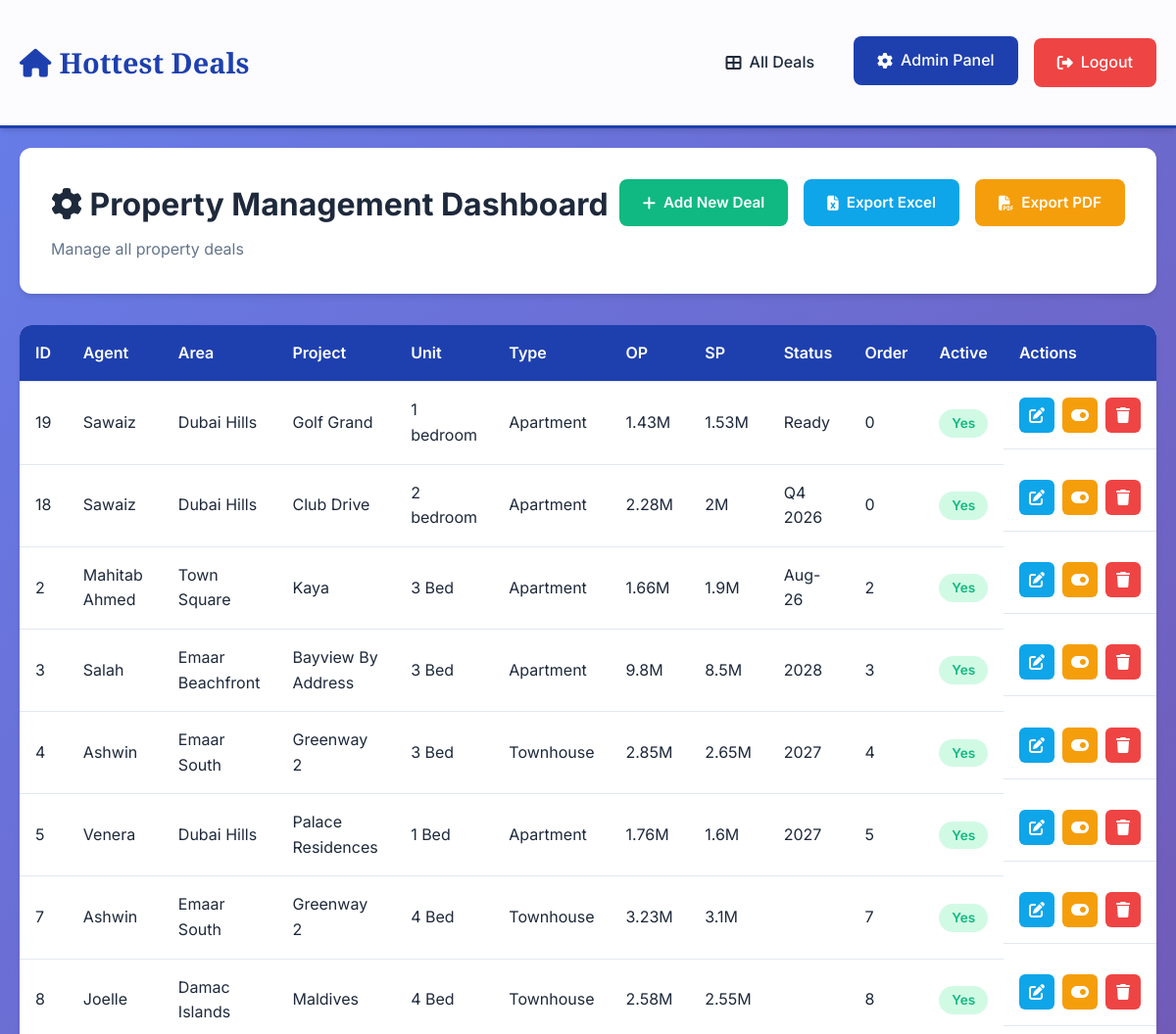
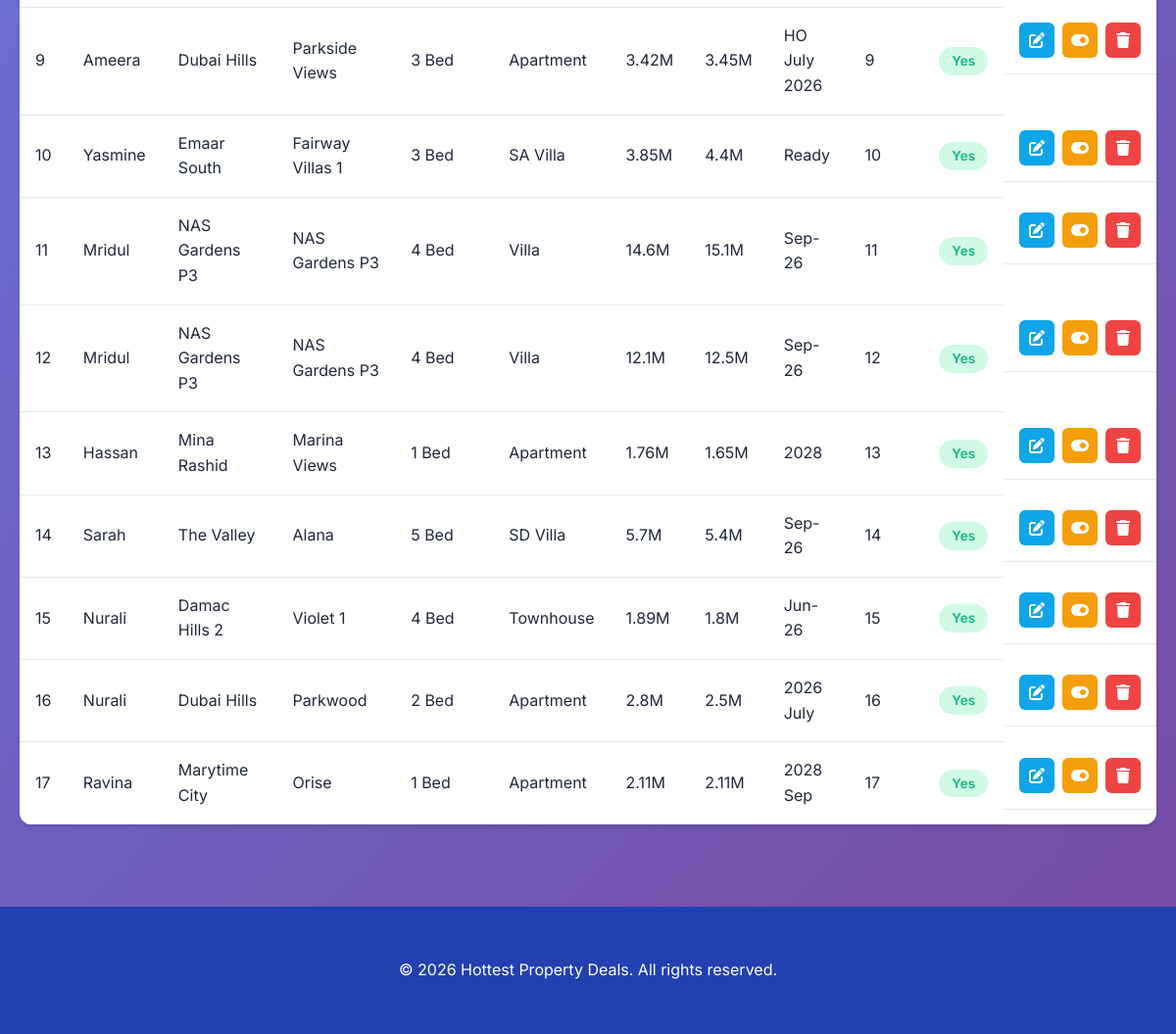
The page /admin/dashboard.php (signed in) on the database its author committed (2 pictures, top to bottom).
### tables this page shows
CREATE TABLE `hottest_deals` (
  `id` int(10) unsigned NOT NULL AUTO_INCREMENT,
  `agent_name` varchar(100) NOT NULL,
  `area` varchar(150) NOT NULL,
  `project_name` varchar(150) NOT NULL,
  `unit` varchar(50) DEFAULT NULL,
  `property_type` varchar(50) DEFAULT NULL,
  `op_text` varchar(30) DEFAULT NULL,
  `sp_text` varchar(30) DEFAULT NULL,
  `op_amount` decimal(15,2) DEFAULT NULL,
  `sp_amount` decimal(15,2) DEFAULT NULL,
  `payout` varchar(255) DEFAULT NULL,
  `status_text` varchar(100) DEFAULT NULL,
  `display_order` int(11) NOT NULL DEFAULT 0,
  `is_active` tinyint(1) NOT NULL DEFAULT 1,
  `created_at` timestamp NULL DEFAULT current_timestamp(),
  `updated_at` timestamp NULL DEFAULT current_timestamp() ON UPDATE current_timestamp(),
  PRIMARY KEY (`id`)
);

### admin/dashboard.php (the view, shortened to what this page needs)
<?php
$conn = getDbConnection();
$result = $conn->query("SELECT * FROM hottest_deals ORDER BY display_order ASC, id DESC");
include '../includes/header.php';
?>
<div class="container">
    <div class="admin-header">
        <div>
            <h1><i class="fas fa-cog"></i> Property Management Dashboard</h1>
            <p class="subtitle">Manage all property deals</p>
        </div>
        <div class="admin-actions">
            <a href="add.php" class="btn btn-success"><i class="fas fa-plus"></i> Add New Deal</a>
            <a href="export_excel.php" class="btn btn-info"><i class="fas fa-file-excel"></i> Export Excel</a>
            <a href="export_pdf.php" class="btn btn-warning"><i class="fas fa-file-pdf"></i> Export PDF</a>
        </div>
    </div>
    <div class="admin-table-container">
        <table class="admin-table">
            <thead>
                <tr>
                    <th>ID</th>
                    <th>Agent</th>
                    <th>Area</th>
                    <th>Project</th>
                    <th>Unit</th>
                    <th>Type</th>
                    <th>OP</th>
                    <th>SP</th>
                    <th>Status</th>
                    <th>Order</th>
                    <th>Active</th>
                    <th>Actions</th>
                </tr>
            </thead>
            <tbody>
                <?php while ($deal = $result->fetch_assoc()): ?>
                    <tr>
                        <td><?php echo $deal['id']; ?></td>
                        <td><?php echo htmlspecialchars($deal['agent_name']); ?></td>
                        <td><?php echo htmlspecialchars($deal['area']); ?></td>
                        <td><?php echo htmlspecialchars($deal['project_name']); ?></td>
                        <td><?php echo htmlspecialchars($deal['unit'] ?? '-'); ?></td>
                        <td><?php echo htmlspecialchars($deal['property_type'] ?? '-'); ?></td>
                        <td><?php echo htmlspecialchars($deal['op_text'] ?? '-'); ?></td>
                        <td><?php echo htmlspecialchars($deal['sp_text'] ?? '-'); ?></td>
                        <td><?php echo htmlspecialchars($deal['status_text'] ?? '-'); ?></td>
                        <td><?php echo $deal['display_order']; ?></td>
                        <td>
                            <span class="status-indicator <?php echo $deal['is_active'] ? 'active' : 'inactive'; ?>">
                                <?php echo $deal['is_active'] ? 'Yes' : 'No'; ?>
                            </span>
                        </td>
                        <td class="action-buttons">
                            <a href="edit.php?id=<?php echo $deal['id']; ?>" class="btn-icon btn-edit" title="Edit">
                                <i class="fas fa-edit"></i>
                            </a>
                            <a href="?toggle=<?php echo $deal['id']; ?>" class="btn-icon btn-toggle" title="Toggle Active" onclick="return confirm('Toggle active status?')">
                                <i class="fas fa-toggle-on"></i>
                            </a>
                            <a href="?delete=<?php echo $deal['id']; ?>" class="btn-icon btn-delete" title="Delete" onclick="return confirm('Are you sure you want to delete this deal?')">
                                <i class="fas fa-trash"></i>
                            </a>
                        </td>
                    </tr>
                <?php endwhile; ?>
            </tbody>
        </table>
    </div>
</div>
<?php
include '../includes/footer.php';
?>

### includes/header.php (shortened to what this page needs)
<!DOCTYPE html>
<html lang="en">
<head>
    <link rel="stylesheet" href="/assets/style.css">
    <link rel="stylesheet" href="https://cdnjs.cloudflare.com/ajax/libs/font-awesome/6.5.1/css/all.min.css">
</head>
<body>
    <header class="main-header">
        <div class="container">
            <div class="header-content">
                <h1 class="logo"><i class="fas fa-home"></i> Hottest Deals</h1>
                <nav class="main-nav">
                    <a href="/index.php" <?php echo basename($_SERVER['PHP_SELF']) == 'index.php' ? 'class="active"' : ''; ?>>
                        <i class="fas fa-th-large"></i> All Deals
                    </a>
                    <?php if (isset($_SESSION['admin_logged_in']) && $_SESSION['admin_logged_in']): ?>
                        <a href="/admin/dashboard.php" <?php echo strpos($_SERVER['PHP_SELF'], '/admin/') !== false ? 'class="active"' : ''; ?>>
                            <i class="fas fa-cog"></i> Admin Panel
                        </a>
                        <a href="/admin/logout.php" class="logout-btn">
                            <i class="fas fa-sign-out-alt"></i> Logout
                        </a>
                    <?php else: ?>
                        <a href="/admin/login.php">
                            <i class="fas fa-lock"></i> Admin Login
                        </a>
                    <?php endif; ?>
                </nav>
            </div>
        </div>
    </header>
    <main class="main-content">

### includes/footer.php (shortened to what this page needs)
    </main>
    <footer class="main-footer">
        <div class="container">
            <p>&copy; <?php echo date('Y'); ?> Hottest Property Deals. All rights reserved.</p>
        </div>
    </footer>
</body>
</html>

### assets/style.css (style rules this page uses)
* { margin: 0; padding: 0; box-sizing: border-box; }
:root { --primary: #1e40af; --primary-dark: #1e3a8a; --secondary: #0ea5e9; --success: #10b981; --warning: #f59e0b; --danger: #ef4444; --light: #f8fafc; --dark: #1e293b; --border: #e2e8f0; --shadow: 0 4px 6px -1px rgba(0, 0, 0, 0.1), 0 2px 4px -1px rgba(0, 0, 0, 0.06); }
body { font-family: 'Inter', sans-serif; background: linear-gradient(135deg, #667eea 0%, #764ba2 100%); background-attachment: fixed; min-height: 100vh; color: var(--dark); line-height: 1.6; }
.container { max-width: 1400px; margin: 0 auto; padding: 20px; }
.main-header { background: rgba(255, 255, 255, 0.98); backdrop-filter: blur(10px); box-shadow: var(--shadow); position: sticky; top: 0; z-index: 100; border-bottom: 3px solid var(--primary); }
.header-content { display: flex; justify-content: space-between; align-items: center; padding: 1.2rem 0; }
.logo { font-family: 'Playfair Display', serif; font-size: 1.8rem; font-weight: 700; color: var(--primary); display: flex; align-items: center; gap: 0.5rem; }
.main-nav { display: flex; gap: 1rem; }
.main-nav a { padding: 0.75rem 1.5rem; text-decoration: none; color: var(--dark); font-weight: 500; border-radius: 8px; transition: all 0.3s ease; display: flex; align-items: center; gap: 0.5rem; }
.main-nav a:hover, .main-nav a.active { background: var(--primary); color: white; transform: translateY(-2px); }
.logout-btn { background: var(--danger) !important; color: white !important; }
.btn { padding: 0.75rem 1.5rem; border: none; border-radius: 8px; font-weight: 600; cursor: pointer; transition: all 0.3s ease; text-decoration: none; display: inline-flex; align-items: center; gap: 0.5rem; font-size: 0.95rem; }
.btn-success { background: var(--success); color: white; }
.btn-info { background: var(--secondary); color: white; }
.btn-warning { background: var(--warning); color: white; }
.admin-header { background: white; padding: 2rem; border-radius: 12px; margin-bottom: 2rem; box-shadow: var(--shadow); display: flex; justify-content: space-between; align-items: flex-start; }
.admin-header h1 { font-size: 2rem; color: var(--dark); margin-bottom: 0.5rem; }
.subtitle { color: #64748b; font-size: 1rem; }
.admin-actions { display: flex; gap: 1rem; flex-wrap: wrap; }
.admin-table-container { background: white; border-radius: 12px; overflow: hidden; box-shadow: var(--shadow); overflow-x: auto; }
.admin-table { width: 100%; border-collapse: collapse; }
.admin-table th, .admin-table td { padding: 1rem; text-align: left; border-bottom: 1px solid var(--border); }
.admin-table th { background: var(--primary); color: white; font-weight: 600; white-space: nowrap; }
.status-indicator { padding: 0.4rem 0.8rem; border-radius: 20px; font-size: 0.85rem; font-weight: 600; }
.status-indicator.active { background: #d1fae5; color: var(--success); }
.action-buttons { display: flex; gap: 0.5rem; }
.btn-icon { width: 36px; height: 36px; display: flex; align-items: center; justify-content: center; border-radius: 6px; text-decoration: none; transition: all 0.3s ease; }
.btn-edit { background: var(--secondary); color: white; }
.btn-toggle { background: var(--warning); color: white; }
.btn-delete { background: var(--danger); color: white; }
.main-footer { background: rgba(30, 64, 175, 0.95); color: white; text-align: center; padding: 2rem; margin-top: 4rem; }

### rows shown on the page
hottest_deals: id "19", agent_name "Sawaiz", area "Dubai Hills", project_name "Golf Grand", unit "1 bedroom", property_type "Apartment", op_text "1.43M", sp_text "1.53M", status_text "Ready", display_order "0", is_active "Yes"
hottest_deals: id "18", agent_name "Sawaiz", area "Dubai Hills", project_name "Club Drive", unit "2 bedroom", property_type "Apartment", op_text "2.28M", sp_text "2M", status_text "Q4 2026", display_order "0", is_active "Yes"
hottest_deals: id "2", agent_name "Mahitab Ahmed", area "Town Square", project_name "Kaya", unit "3 Bed", property_type "Apartment", op_text "1.66M", sp_text "1.9M", status_text "Aug-26", display_order "2", is_active "Yes"
hottest_deals: id "3", agent_name "Salah", area "Emaar Beachfront", project_name "Bayview By Address", unit "3 Bed", property_type "Apartment", op_text "9.8M", sp_text "8.5M", status_text "2028", display_order "3", is_active "Yes"
hottest_deals: id "4", agent_name "Ashwin", area "Emaar South", project_name "Greenway 2", unit "3 Bed", property_type "Townhouse", op_text "2.85M", sp_text "2.65M", status_text "2027", display_order "4", is_active "Yes"
hottest_deals: id "5", agent_name "Venera", area "Dubai Hills", project_name "Palace Residences", unit "1 Bed", property_type "Apartment", op_text "1.76M", sp_text "1.6M", status_text "2027", display_order "5", is_active "Yes"
hottest_deals: id "7", agent_name "Ashwin", area "Emaar South", project_name "Greenway 2", unit "4 Bed", property_type "Townhouse", op_text "3.23M", sp_text "3.1M", display_order "7", is_active "Yes"
hottest_deals: id "8", agent_name "Joelle", area "Damac Islands", project_name "Maldives", unit "4 Bed", property_type "Townhouse", op_text "2.58M", sp_text "2.55M", display_order "8", is_active "Yes"
hottest_deals: id "9", agent_name "Ameera", area "Dubai Hills", project_name "Parkside Views", unit "3 Bed", property_type "Apartment", op_text "3.42M", sp_text "3.45M", status_text "HO July 2026", display_order "9", is_active "Yes"
hottest_deals: id "10", agent_name "Yasmine", area "Emaar South", project_name "Fairway Villas 1", unit "3 Bed", property_type "SA Villa", op_text "3.85M", sp_text "4.4M", status_text "Ready", display_order "10", is_active "Yes"
hottest_deals: id "11", agent_name "Mridul", area "NAS Gardens P3", project_name "NAS Gardens P3", unit "4 Bed", property_type "Villa", op_text "14.6M", sp_text "15.1M", status_text "Sep-26", display_order "11", is_active "Yes"
hottest_deals: id "12", agent_name "Mridul", area "NAS Gardens P3", project_name "NAS Gardens P3", unit "4 Bed", property_type "Villa", op_text "12.1M", sp_text "12.5M", status_text "Sep-26", display_order "12", is_active "Yes"
hottest_deals: id "13", agent_name "Hassan", area "Mina Rashid", project_name "Marina Views", unit "1 Bed", property_type "Apartment", op_text "1.76M", sp_text "1.65M", status_text "2028", display_order "13", is_active "Yes"
hottest_deals: id "14", agent_name "Sarah", area "The Valley", project_name "Alana", unit "5 Bed", property_type "SD Villa", op_text "5.7M", sp_text "5.4M", status_text "Sep-26", display_order "14", is_active "Yes"
hottest_deals: id "15", agent_name "Nurali", area "Damac Hills 2", project_name "Violet 1", unit "4 Bed", property_type "Townhouse", op_text "1.89M", sp_text "1.8M", status_text "Jun-26", display_order "15", is_active "Yes"
hottest_deals: id "16", agent_name "Nurali", area "Dubai Hills", project_name "Parkwood", unit "2 Bed", property_type "Apartment", op_text "2.8M", sp_text "2.5M", status_text "2026 July", display_order "16", is_active "Yes"
hottest_deals: id "17", agent_name "Ravina", area "Marytime City", project_name "Orise", unit "1 Bed", property_type "Apartment", op_text "2.11M", sp_text "2.11M", status_text "2028 Sep", display_order "17", is_active "Yes"
